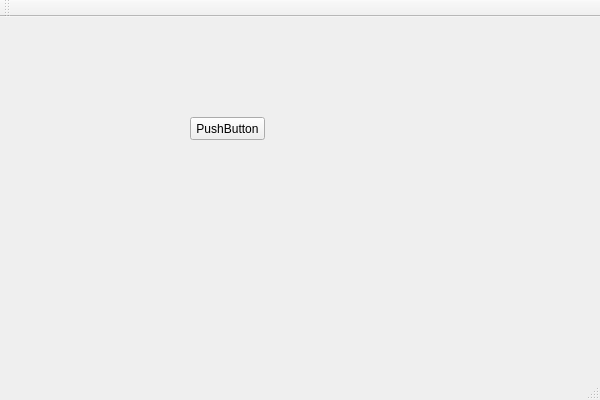
<?xml version="1.0" encoding="UTF-8"?>
<ui version="4.0">
 <class>QtWidgetsApplication1Class</class>
 <widget class="QMainWindow" name="QtWidgetsApplication1Class">
  <property name="geometry">
   <rect>
    <x>0</x>
    <y>0</y>
    <width>600</width>
    <height>400</height>
   </rect>
  </property>
  <property name="windowTitle">
   <string>QtWidgetsApplication1</string>
  </property>
  <widget class="QWidget" name="centralWidget">
   <widget class="QPushButton" name="pushButton">
    <property name="geometry">
     <rect>
      <x>190</x>
      <y>100</y>
      <width>75</width>
      <height>23</height>
     </rect>
    </property>
    <property name="text">
     <string>PushButton</string>
    </property>
   </widget>
  </widget>
  <widget class="QMenuBar" name="menuBar">
   <property name="geometry">
    <rect>
     <x>0</x>
     <y>0</y>
     <width>600</width>
     <height>23</height>
    </rect>
   </property>
  </widget>
  <widget class="QToolBar" name="mainToolBar">
   <attribute name="toolBarArea">
    <enum>TopToolBarArea</enum>
   </attribute>
   <attribute name="toolBarBreak">
    <bool>false</bool>
   </attribute>
  </widget>
  <widget class="QStatusBar" name="statusBar"/>
 </widget>
 <layoutdefault spacing="6" margin="11"/>
 <resources>
  <include location="QtWidgetsApplication1.qrc"/>
 </resources>
 <connections/>
</ui>
